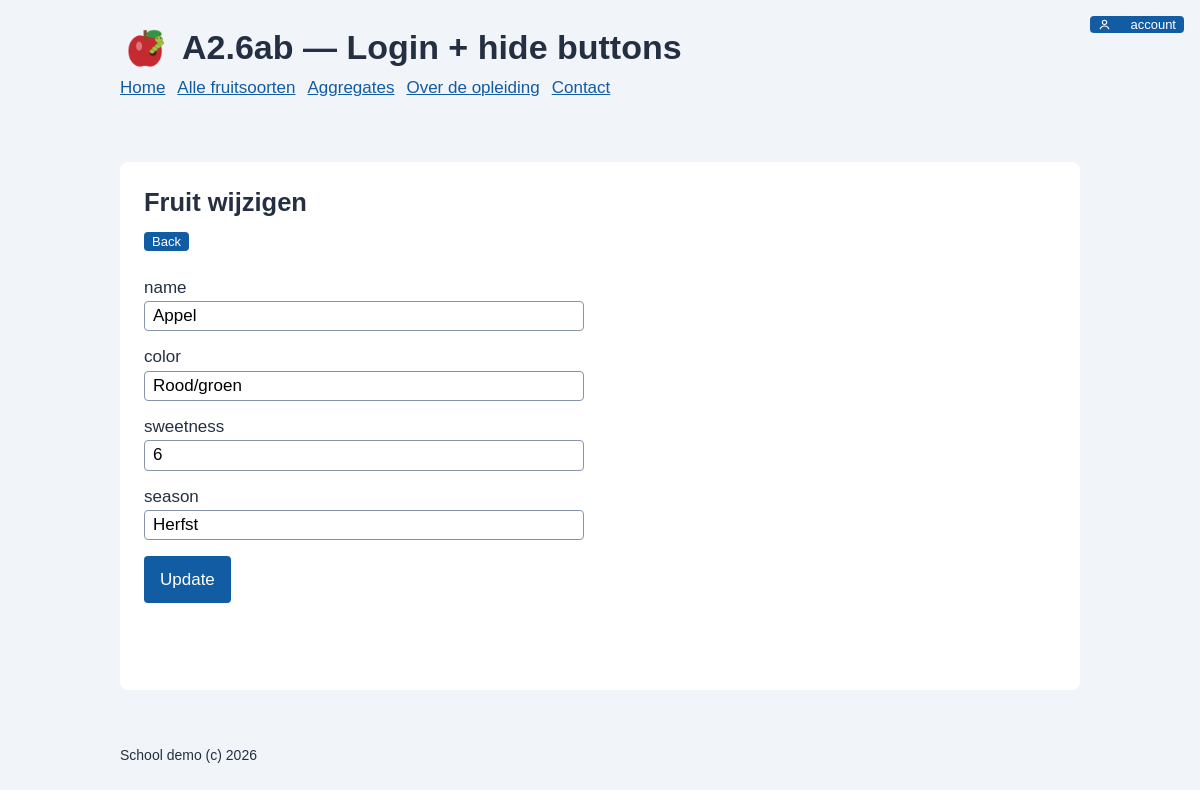
/?controller=fruits_update&id=1 (signed in), run on the app's committed database.
### tables this page shows
CREATE TABLE fruits (
    id INT UNSIGNED NOT NULL AUTO_INCREMENT,
    name VARCHAR(100) NOT NULL,
    color VARCHAR(80) NOT NULL,
    sweetness TINYINT UNSIGNED NOT NULL,
    season VARCHAR(40) NOT NULL,
    price DECIMAL(6,2) NULL DEFAULT NULL,
    description TEXT NULL,
    is_available BOOLEAN NOT NULL DEFAULT TRUE,
    harvested_on DATE NULL DEFAULT NULL,
    created_at DATETIME NOT NULL DEFAULT CURRENT_TIMESTAMP,
    PRIMARY KEY (id)
);

### app/lib/trigger.php (called while the page is built, shortened)
<?php
function triggerController()
{
    if (empty($_GET['controller'])) {
        $controller = 'home';
    } else {
        $controller = $_GET['controller'];
    }
    $path = 'app/controllers/' . $controller . '.php';
    include $path;
}

### app/lib/helpers/escape.php (called while the page is built)
<?php
function escape($value)
{
    return htmlspecialchars((string) $value, ENT_QUOTES, 'UTF-8');
}

### app/controllers/fruits_update.php (the view, shortened to what this page needs)
<?php
$databaseConfig = require 'app/config/database.php';
$getId = '';
if (isset($_GET['id'])) {
    $getId = $_GET['id'];
}
$name = '';
$color = '';
$sweetness = '';
$season = '';
$id = null;
if (empty($_GET['id'])) {
    $message = 'Geen id. Kies Update in de lijst, bijvoorbeeld ?controller=fruits_update&id=1.';
    $showPage = false;
} elseif (!is_numeric($getId)) {
    $message = 'id moet een getal zijn.';
    $showPage = false;
} else {
    $id = (int) $getId;
    $connection = mysqli_connect(
        $databaseConfig['host'],
        $databaseConfig['username'],
        $databaseConfig['password'],
        $databaseConfig['database'],
        $databaseConfig['port']
    );
    if (empty($_POST)) {
        $selectSql = 'SELECT * FROM `fruits` WHERE `id` = ' . $id;
        $result = mysqli_query($connection, $selectSql);
        $fruit = mysqli_fetch_assoc($result);
        if ($fruit === null) {
            $message = 'Geen record met id ' . $id . '.';
        } else {
            $name = (string) $fruit['name'];
            $color = (string) $fruit['color'];
            $sweetness = (string) $fruit['sweetness'];
            $season = (string) $fruit['season'];
        }
    } elseif ($name === '' || $color === '' || $season === '' || !is_numeric($sweetness)) {
        $message = 'Vul name, color, sweetness en season in. Sweetness is een getal.';
    }
}
    ?>
<h2>Fruit wijzigen</h2>
<p><a class="back-button" href="?controller=fruits_index">Back</a></p>
<form method="post" action="?controller=fruits_update&id=<?= $id ?>">
    <label for="name">name</label>
    <input id="name" name="name" value="<?= escape($name) ?>">
    <label for="color">color</label>
    <input id="color" name="color" value="<?= escape($color) ?>">
    <label for="sweetness">sweetness</label>
    <input id="sweetness" name="sweetness" value="<?= escape($sweetness) ?>">
    <label for="season">season</label>
    <input id="season" name="season" value="<?= escape($season) ?>">
    <button type="submit">Update</button>
</form>

### css/style.css (style rules this page uses)
* { box-sizing: border-box; }
html { height: 100%; }
body { margin: 0; height: 100%; display: flex; flex-direction: column; overflow: hidden; color: #243042; background: #f1f4f8; font: 17px/1.6 Arial, sans-serif; }
a { color: #125ca4; }
article > h2, article > p, article > ul, article > ol, article > pre { margin-top: 0; margin-bottom: 8px; }
h2, h3 { line-height: 1.3; }
form { max-width: 440px; }
label { display: block; margin-top: 12px; }
input { width: 100%; padding: 4px 8px; border: 1px solid #8795a8; border-radius: 4px; font: inherit; line-height: 1.2; }
button { margin-top: 16px; padding: 10px 16px; border: 0; border-radius: 4px; background: #125ca4; color: white; font: inherit; cursor: pointer; }
a.back-button { display: inline-block; margin: 0; padding: 2px 8px; border-radius: 4px; background: #125ca4; color: white; font-size: 13px; line-height: 1.2; text-decoration: none; }

### data on the page
fruits: name "Appel", color "Rood/groen", sweetness "6", season "Herfst"
